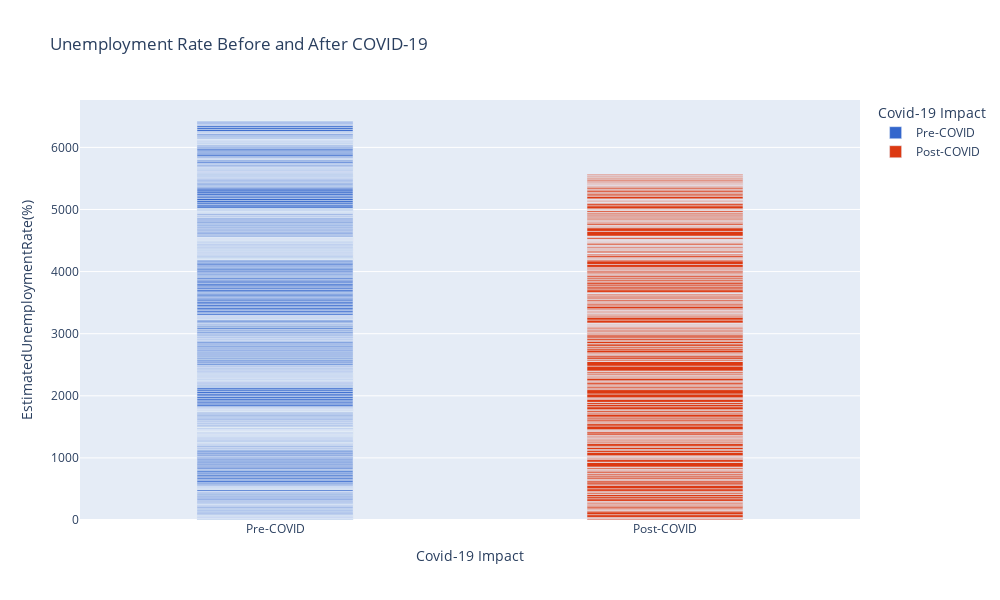

The notebook cell saved with this chart:
### Code cell
# Unemployment Rate Before and After COVID-19
fig = px.bar(df, x='Covid-19 Impact', y='EstimatedUnemploymentRate(%)', title='Unemployment Rate Before and After COVID-19', color='Covid-19 Impact',
             color_discrete_sequence=px.colors.qualitative.G10)
fig.update_layout(width=1000, height=600, bargap=0.6)
fig.show()

### Figure 1 — Plotly figure (JSON) as saved in the notebook; plotly's stock layout.template omitted (floating-point values rounded to 4 significant figures; data arrays with more than 128 entries replaced by an {"elided": "..."} marker saying what was removed)
{"data": [{"hovertemplate": "Covid-19 Impact=%{x}<br>EstimatedUnemploymentRate(%)=%{y}<extra></extra>", "legendgroup": "Pre-COVID", "marker": {"color": "#3366CC", "pattern": {"shape": ""}}, "name": "Pre-COVID", "orientation": "v", "showlegend": true, "textposition": "auto", "type": "bar", "x": {"elided": "667 str values"}, "xaxis": "x", "y": {"elided": "667 float values"}, "yaxis": "y"}, {"hovertemplate": "Covid-19 Impact=%{x}<br>EstimatedUnemploymentRate(%)=%{y}<extra></extra>", "legendgroup": "Post-COVID", "marker": {"color": "#DC3912", "pattern": {"shape": ""}}, "name": "Post-COVID", "orientation": "v", "showlegend": true, "textposition": "auto", "type": "bar", "x": {"elided": "340 str values"}, "xaxis": "x", "y": {"elided": "340 float values"}, "yaxis": "y"}], "layout": {"bargap": 0.6, "barmode": "relative", "height": 600, "legend": {"title": {"text": "Covid-19 Impact"}, "tracegroupgap": 0}, "title": {"text": "Unemployment Rate Before and After COVID-19"}, "width": 1000, "xaxis": {"anchor": "y", "categoryarray": ["Pre-COVID", "Post-COVID"], "categoryorder": "array", "domain": [0, 1], "title": {"text": "Covid-19 Impact"}}, "yaxis": {"anchor": "x", "domain": [0, 1], "title": {"text": "EstimatedUnemploymentRate(%)"}}}}
